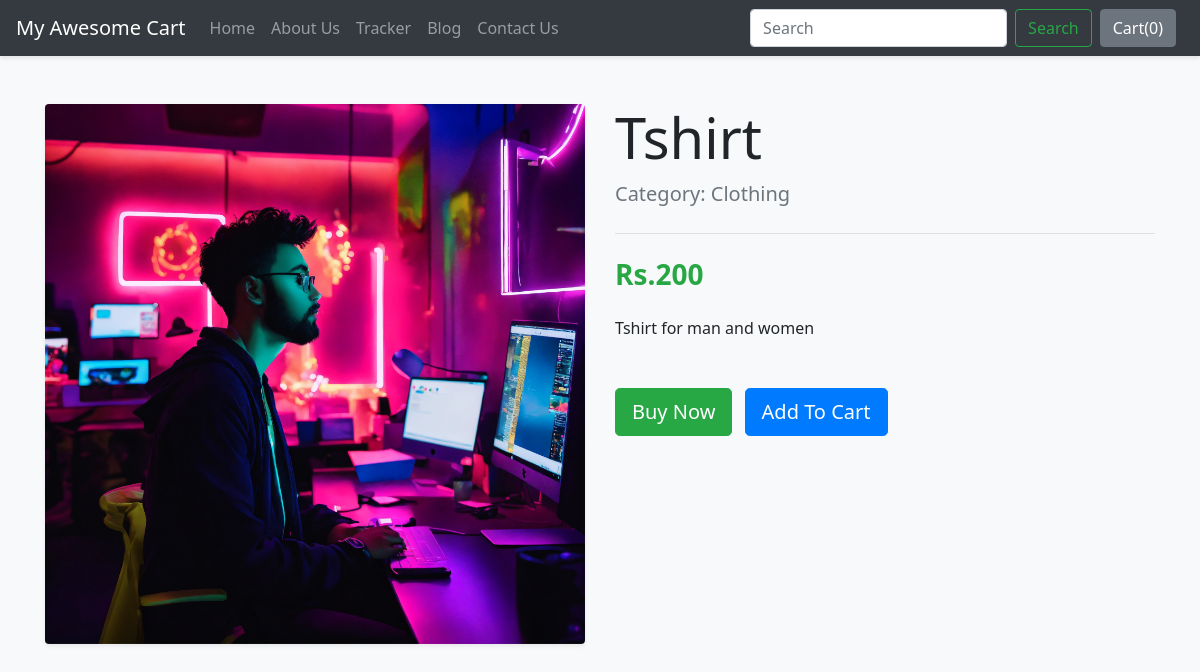
The page /shop/products/8 on the database its author committed.
### shop/models.py (models this page shows)
class Product(models.Model):
    product_id=models.AutoField
    product_name=models.CharField(max_length=50)
    category= models.CharField(max_length=50, default="")
    sub_category= models.CharField(max_length=50, default="")
    price=models.IntegerField(default=0)
    desc=models.CharField(max_length=300)
    pub_date=models.DateField()
    image= models.ImageField(upload_to="shop/images",default="")
    def __str__(self):
        return self.product_name

### shop/views.py (the view)
# urls.py: path("products/<int:myid>", views.productView, name="ProductView"),
def productView(request, myid):
    product=Product.objects.filter(id=myid)
    print(product)
    return render(request, "shop/prodView.html", {'product':product[0]})

### shop/templates/shop/prodView.html (shortened to what this page needs)
{% extends 'shop/basic.html' %}
{% block body %}
<div class="container my-5">
    <div class="row">
        <div class="col-md-6 mb-4">
            <img src="/media/{{product.image}}" class="img-fluid rounded shadow-sm" alt="{{product.product_name}}">
        </div>
        <div class="col-md-6">
            <h1 class="display-4">{{product.product_name}}</h1>
            <p class="lead text-muted">Category: {{product.category}}</p>
            <hr class="my-4">
            <p class="h3 text-success"><b>Rs.{{product.price}}</b></p>
            <p class="mt-4">{{product.desc}}</p>
            <div class="mt-5">
                <button class="btn btn-success btn-lg mr-2">Buy Now</button>
                <button class="btn btn-primary btn-lg">Add To Cart</button>
            </div>
        </div>
    </div>
</div>
{% endblock %}

### shop/templates/shop/basic.html (style rules this page uses)
body { font-family: 'Segoe UI', Tahoma, Geneva, Verdana, sans-serif; background-color: #f8f9fa; }

### rows shown on the page
Product: image (picture), product_name "Tshirt", category "Clothing", price "200", desc "Tshirt for man and women"
